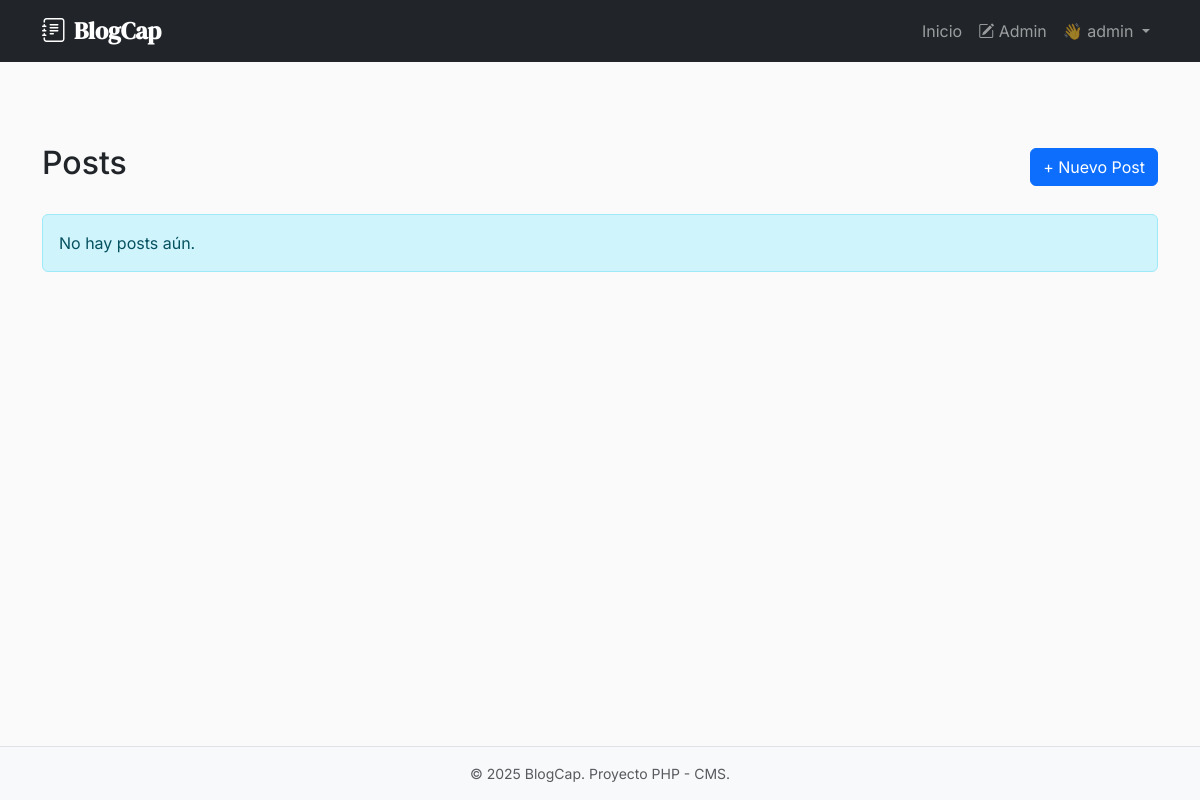
Before: /ProyectoPHP/public/admin/posts (signed in) with the older database file.
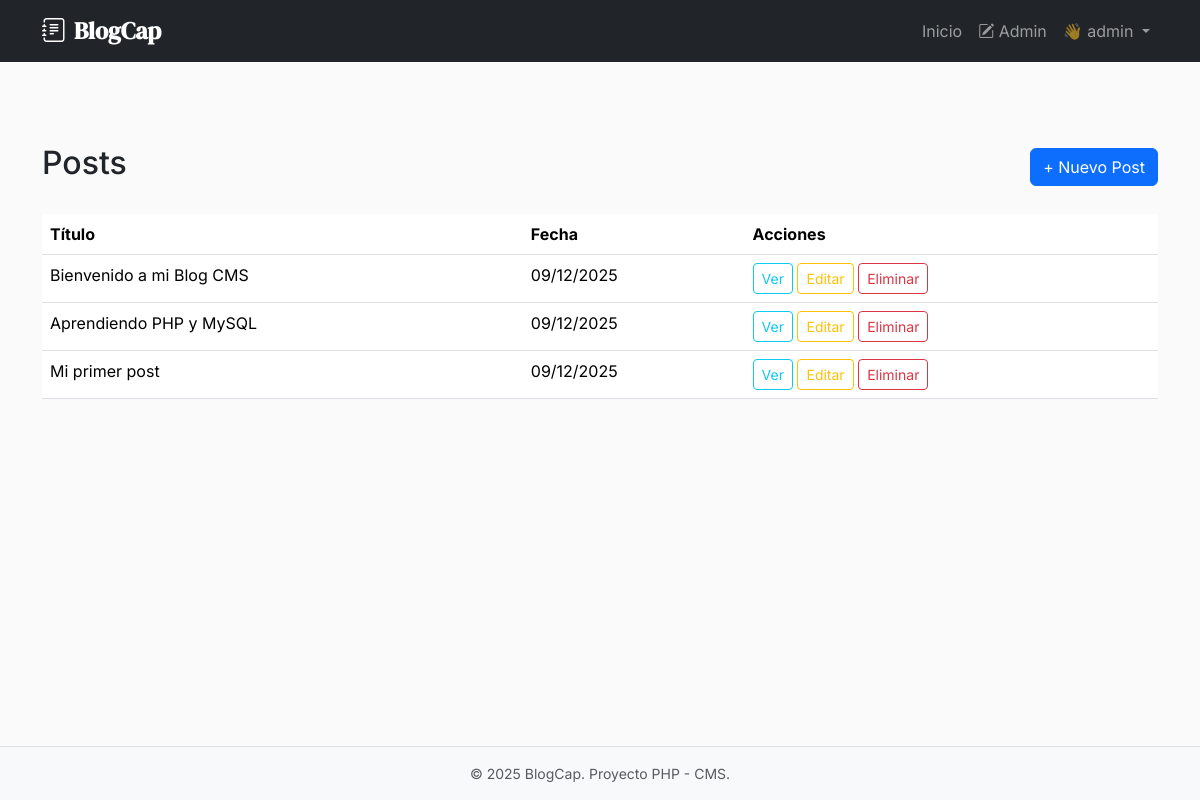
After: the same page with the newer database file.
### tables this page shows
CREATE TABLE IF NOT EXISTS `posts` (
  `id` int(11) NOT NULL AUTO_INCREMENT,
  `user_id` int(11) NOT NULL,
  `title` varchar(255) NOT NULL,
  `slug` varchar(255) NOT NULL UNIQUE,
  `content` text NOT NULL,
  `image_path` varchar(255) DEFAULT NULL,
  `published_at` timestamp DEFAULT CURRENT_TIMESTAMP,
  PRIMARY KEY (`id`),
  FOREIGN KEY (`user_id`) REFERENCES `users`(`id`) ON DELETE CASCADE
);

### src/Controllers/PostController.php (called while the page is built, shortened)
<?php
class PostController
{
    public function adminIndex(): void
    {
        $posts = Post::all();
        include __DIR__ . '/../Views/posts/admin_index.php';
        include __DIR__ . '/../Views/layouts/main.php';
    }
}

### public/index.php (called while the page is built, shortened)
<?php
require_once __DIR__ . '/../src/helpers.php';
$router = new Router();
$router->get('/', [HomeController::class, 'index']);
$router->get('/blog/{slug}', [PostController::class, 'show']);
$router->get('/login', [AuthController::class, 'showLogin']);
$router->post('/login', [AuthController::class, 'login']);
$router->get('/register', [AuthController::class, 'showRegister']);
$router->post('/register', [AuthController::class, 'register']);
$router->get('/logout', [AuthController::class, 'logout']);
if (\App\Core\SessionManager::isLoggedIn()) {
    $router->get('/admin/posts', [PostController::class, 'adminIndex']);
    $router->get('/admin/posts/create', [PostController::class, 'create']);
    $router->post('/admin/posts', [PostController::class, 'store']);
    $router->get('/admin/posts/{id}/edit', [PostController::class, 'edit']);
    $router->post('/admin/posts/{id}', [PostController::class, 'update']);
    $router->post('/admin/posts/{id}/delete', [PostController::class, 'delete']);
}
$uri = parse_url($_SERVER['REQUEST_URI'], PHP_URL_PATH);
$basePath = '/ProyectoPHP/public';
if (strpos($uri, $basePath) === 0) {
    $uri = substr($uri, strlen($basePath));
}
$method = $_SERVER['REQUEST_METHOD'];
$router->dispatch($uri, $method);

### src/helpers.php (called while the page is built, shortened)
<?php
function url(string $path): string
{
    $basePath = '/ProyectoPHP/public';
    $path = '/' . ltrim($path, '/');
    if ($path === '/' && $basePath !== '') {
        return $basePath;
    }
    return $basePath . $path;
}

### src/Models/Post.php (called while the page is built, shortened)
<?php
class Post
{
    private int $id;
    private string $title;
    private string $slug;
    private string $publishedAt;
    public function __construct(
        int $id,
        int $userId,
        string $title,
        string $slug,
        string $content,
        ?string $imagePath = null,
        string $publishedAt = '',
        string $authorName = ''
    ) {
        $this->id = $id;
        $this->title = $title;
        $this->slug = $slug;
        $this->publishedAt = $publishedAt ?: date('Y-m-d H:i:s');
    }
    public function getId(): int
    {
        return $this->id;
    }
    public function getTitle(): string
    {
        return $this->title;
    }
    public function getSlug(): string
    {
        return $this->slug;
    }
    public function getPublishedAt(): string
    {
        return $this->publishedAt;
    }
    public static function all(): array
    {
        $pdo = Database::getConnection();
        $stmt = $pdo->query("
            SELECT posts.*, users.username as author_name
            FROM posts
            JOIN users ON posts.user_id = users.id
            ORDER BY published_at DESC
        ");
        $posts = [];
        while ($row = $stmt->fetch()) {
            $posts[] = new self(
                (int)$row['id'],
                (int)$row['user_id'],
                $row['title'],
                $row['slug'],
                $row['content'],
                $row['image_path'],
                $row['published_at'],
                $row['author_name']
            );
        }
        return $posts;
    }
}

### src/Views/posts/admin_index.php (the view, shortened to what this page needs)
<div class="container py-5 mt-5">
    <div class="d-flex justify-content-between align-items-center mb-4">
        <h2>Posts</h2>
        <a href="<?= url('/admin/posts/create') ?>" class="btn btn-primary">+ Nuevo Post</a>
    </div>
    <?php if (empty($posts)): ?>
        <div class="alert alert-info">No hay posts aún.</div>
    <?php else: ?>
        <div class="table-responsive">
            <table class="table table-hover">
                <thead>
                    <tr>
                        <th>Título</th>
                        <th>Fecha</th>
                        <th>Acciones</th>
                    </tr>
                </thead>
                <tbody>
                    <?php foreach ($posts as $post): ?>
                        <tr>
                            <td><?= htmlspecialchars($post->getTitle()) ?></td>
                            <td><?= date('d/m/Y', strtotime($post->getPublishedAt())) ?></td>
                            <td>
                                <a href="<?= url('/blog/' . htmlspecialchars($post->getSlug())) ?>"
                                    class="btn btn-sm btn-outline-info" target="_blank">Ver</a>
                                <a href="<?= url('/admin/posts/' . $post->getId() . '/edit') ?>"
                                    class="btn btn-sm btn-outline-warning">Editar</a>
                                <form method="POST" action="<?= url('/admin/posts/' . $post->getId() . '/delete') ?>"
                                    style="display:inline;" onsubmit="return confirm('¿Eliminar?')">
                                    <button type="submit" class="btn btn-sm btn-outline-danger">Eliminar</button>
                                </form>
                            </td>
                        </tr>
                    <?php endforeach; ?>
                </tbody>
            </table>
        </div>
    <?php endif; ?>
</div>

Changed rows visible on the page:
added posts: title "Bienvenido a mi Blog CMS", published_at "09/12/2025"
added posts: title "Aprendiendo PHP y MySQL", published_at "09/12/2025"
added posts: title "Mi primer post", published_at "09/12/2025"
Other visible differences:
text no longer shown: "No hay posts aún."
text now shown: "Título Fecha Acciones"
